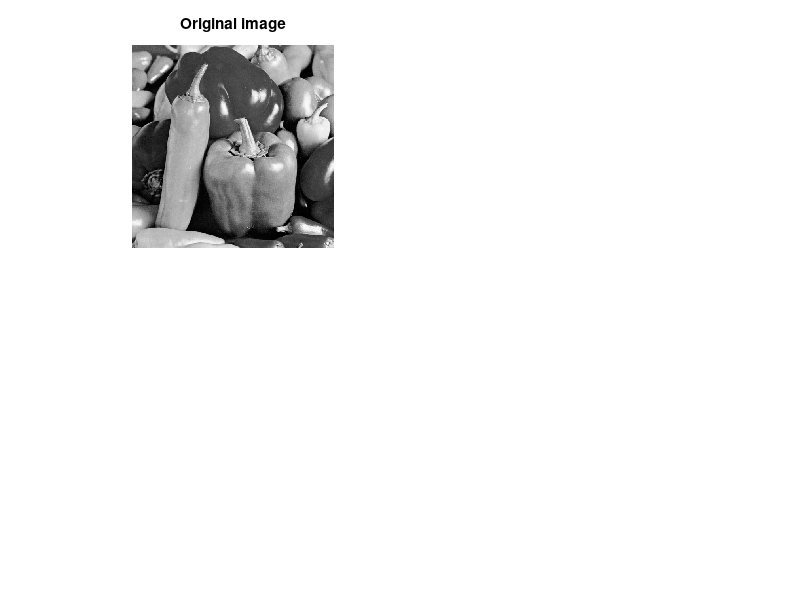

Write MATLAB code to recreate this figure. (Note: this script raises an error after producing the figure.)
clear;
quality = 10;
load peppers512.mat
im = peppers512;
imsize = size(im);
blockindex = imsize/8;
subplot(2,2,1);  imshow(mat2gray(im));
title('Original image')

qualitys = [90, 40, 10];
for ii = 1:length(qualitys)
	recoverdim = zeros(imsize);
	zeroscnt = 0;
	for id1 = 1:blockindex(1)
		for id2 = 1:blockindex(2)
			B = im((id1-1)*8+1 : id1*8 , (id2-1)*8+1 : id2*8);
			S = compress8x8(B, qualitys(ii));
			zeroscnt = zeroscnt + length(find(S==0));
			B1 = decompress8x8(S, qualitys(ii));
			recoverdim((id1-1)*8+1 : id1*8 , (id2-1)*8+1 : id2*8) = B1;
		end
	end
	zerort = zeroscnt/(imsize(1)*imsize(2));
	Psi = 255;
	Sigmasqr = mean(mean((im-recoverdim).^2));
	PSNR = 10*log10(Psi^2/Sigmasqr);
	subplot(2,2,ii+1);  imshow(mat2gray(recoverdim));
	title(['Quality level: ' num2str(qualitys(ii)) ' zeros: ' ...
		num2str(zerort) ' PSNR: ' num2str(PSNR)]);
end
